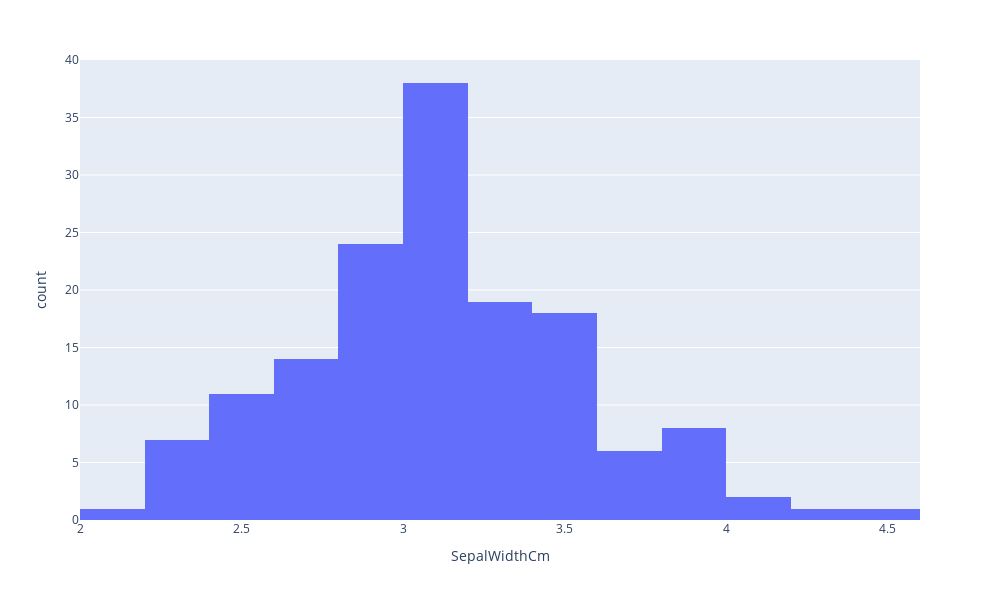

Notebook cell for this chart:
### Code cell
fig=px.histogram(df,x="SepalWidthCm",nbins=20)
fig.update_layout(height=600,width=1000)
fig.show()

### Figure 1 — Plotly figure (JSON) as saved in the notebook; plotly's stock layout.template omitted (floating-point values rounded to 4 significant figures; data arrays with more than 128 entries replaced by an {"elided": "..."} marker saying what was removed)
{"data": [{"alignmentgroup": "True", "bingroup": "x", "hovertemplate": "SepalWidthCm=%{x}<br>count=%{y}<extra></extra>", "legendgroup": "", "marker": {"color": "#636efa", "pattern": {"shape": ""}}, "name": "", "nbinsx": 20, "offsetgroup": "", "orientation": "v", "showlegend": false, "type": "histogram", "x": {"elided": "150 float values"}, "xaxis": "x", "yaxis": "y"}], "layout": {"barmode": "relative", "height": 600, "legend": {"tracegroupgap": 0}, "margin": {"t": 60}, "width": 1000, "xaxis": {"anchor": "y", "domain": [0, 1], "title": {"text": "SepalWidthCm"}}, "yaxis": {"anchor": "x", "domain": [0, 1], "title": {"text": "count"}}}}
